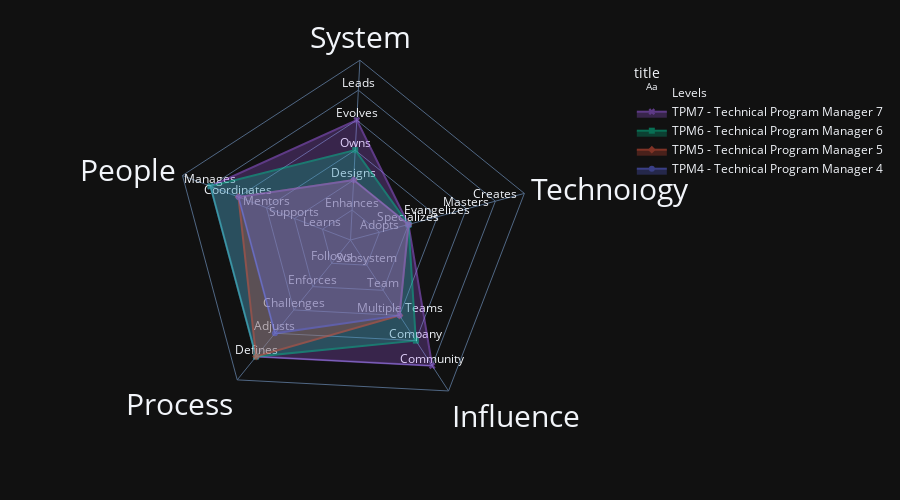

Notebook source saved alongside this figure:
### Code cell
fig = plot_engineering_ladders(technical_program_manager_levels, template="plotly_dark", height=500, symbol="title")
fig

### Figure 1 — Plotly figure (JSON) as saved in the notebook; plotly's stock layout.template omitted (floating-point values rounded to 4 significant figures)
{"data": [{"hovertemplate": ["Actively learns and adopts the technology and tools defined by the team", "Is the go-to person for one or more technologies and takes initiative to learn new ones", "Researches, creates proofs of concept and introduces new technologies to the team", "Has very deep knowledge about the whole technology stack of the system", "Designs and creates new technologies that are widely used either by internal or external teams", "Successfully pushes new features and bug fixes to improve and extend the system", "Designs and implements medium to large size features while reducing the system’s tech debt", "Owns the production operation and monitoring of the system and is aware of its SLAs", "Evolves the architecture to support future requirements and defines its SLAs", "Leads the technical excellence of the system and creates plans to mitigate outages", "Quickly learns from others and consistently steps up when it is required", "Proactively supports other team members and helps them to be successful", "Mentors others to accelerate their career-growth and encourages them to participate", "Coordinates team members providing effective feedback and moderating discussions", "Manages the team members’ career, expectations, performance and level of happiness", "Follows the team processes, delivering a consistent flow of features to production", "Enforces the team processes, making sure everybody understands the benefits and tradeoffs", "Challenges the team processes, looking for ways to improve them", "Adjusts the team processes, listening to feedback and guiding the team through the changes", "Defines the right processes for the team’s maturity level, balancing agility and discipline", "Makes an impact on one or more subsystems", "Makes an impact on the whole team, not just on specific parts of it", "Makes an impact not only his/her team but also on other teams", "Makes an impact on the whole tech organization", "Makes an impact on the tech community"], "mode": "text", "name": "Levels", "r": [1, 2, 3, 4, 5, 1, 2, 3, 4, 5, 1, 2, 3, 4, 5, 1, 2, 3, 4, 5, 1, 2, 3, 4, 5], "text": ["Adopts", "Specializes", "Evangelizes", "Masters", "Creates", "Enhances", "Designs", "Owns", "Evolves", "Leads", "Learns", "Supports", "Mentors", "Coordinates", "Manages", "Follows", "Enforces", "Challenges", "Adjusts", "Defines", "Subsystem", "Team", "Multiple Teams", "Company", "Community"], "textposition": "top center", "theta": ["Technology", "Technology", "Technology", "Technology", "Technology", "System", "System", "System", "System", "System", "People", "People", "People", "People", "People", "Process", "Process", "Process", "Process", "Process", "Influence", "Influence", "Influence", "Influence", "Influence"], "type": "scatterpolar"}, {"customdata": [["Is the go-to person for one or more technologies and takes initiative to learn new ones"], ["Evolves the architecture to support future requirements and defines its SLAs"], ["Manages the team members’ career, expectations, performance and level of happiness"], ["Defines the right processes for the team’s maturity level, balancing agility and discipline"], ["Makes an impact on the tech community"], ["Is the go-to person for one or more technologies and takes initiative to learn new ones"]], "fill": "toself", "hovertemplate": "<b>%{hovertext}</b><br><br>title=TPM7 - Technical Program Manager 7<br>value=%{r}<br>axis=%{theta}<br>description=%{customdata[0]}<extra></extra>", "hovertext": ["SPECIALIZES", "EVOLVES", "MANAGES", "DEFINES", "COMMUNITY", "SPECIALIZES"], "legendgroup": "TPM7 - Technical Program Manager 7", "line": {"color": "#ab63fa", "dash": "solid"}, "marker": {"symbol": "x"}, "mode": "lines+markers", "name": "TPM7 - Technical Program Manager 7", "opacity": 0.5, "r": [2, 4, 5, 5, 5, 2], "showlegend": true, "subplot": "polar", "theta": ["Technology", "System", "People", "Process", "Influence", "Technology"], "type": "scatterpolar"}, {"customdata": [["Is the go-to person for one or more technologies and takes initiative to learn new ones"], ["Owns the production operation and monitoring of the system and is aware of its SLAs"], ["Manages the team members’ career, expectations, performance and level of happiness"], ["Defines the right processes for the team’s maturity level, balancing agility and discipline"], ["Makes an impact on the whole tech organization"], ["Is the go-to person for one or more technologies and takes initiative to learn new ones"]], "fill": "toself", "hovertemplate": "<b>%{hovertext}</b><br><br>title=TPM6 - Technical Program Manager 6<br>value=%{r}<br>axis=%{theta}<br>description=%{customdata[0]}<extra></extra>", "hovertext": ["SPECIALIZES", "OWNS", "MANAGES", "DEFINES", "COMPANY", "SPECIALIZES"], "legendgroup": "TPM6 - Technical Program Manager 6", "line": {"color": "#00cc96", "dash": "solid"}, "marker": {"symbol": "square"}, "mode": "lines+markers", "name": "TPM6 - Technical Program Manager 6", "opacity": 0.5, "r": [2, 3, 5, 5, 4, 2], "showlegend": true, "subplot": "polar", "theta": ["Technology", "System", "People", "Process", "Influence", "Technology"], "type": "scatterpolar"}, {"customdata": [["Is the go-to person for one or more technologies and takes initiative to learn new ones"], ["Designs and implements medium to large size features while reducing the system’s tech debt"], ["Coordinates team members providing effective feedback and moderating discussions"], ["Defines the right processes for the team’s maturity level, balancing agility and discipline"], ["Makes an impact not only his/her team but also on other teams"], ["Is the go-to person for one or more technologies and takes initiative to learn new ones"]], "fill": "toself", "hovertemplate": "<b>%{hovertext}</b><br><br>title=TPM5 - Technical Program Manager 5<br>value=%{r}<br>axis=%{theta}<br>description=%{customdata[0]}<extra></extra>", "hovertext": ["SPECIALIZES", "DESIGNS", "COORDINATES", "DEFINES", "MULTIPLE_TEAMS", "SPECIALIZES"], "legendgroup": "TPM5 - Technical Program Manager 5", "line": {"color": "#EF553B", "dash": "solid"}, "marker": {"symbol": "diamond"}, "mode": "lines+markers", "name": "TPM5 - Technical Program Manager 5", "opacity": 0.5, "r": [2, 2, 4, 5, 3, 2], "showlegend": true, "subplot": "polar", "theta": ["Technology", "System", "People", "Process", "Influence", "Technology"], "type": "scatterpolar"}, {"customdata": [["Is the go-to person for one or more technologies and takes initiative to learn new ones"], ["Designs and implements medium to large size features while reducing the system’s tech debt"], ["Coordinates team members providing effective feedback and moderating discussions"], ["Adjusts the team processes, listening to feedback and guiding the team through the changes"], ["Makes an impact not only his/her team but also on other teams"], ["Is the go-to person for one or more technologies and takes initiative to learn new ones"]], "fill": "toself", "hovertemplate": "<b>%{hovertext}</b><br><br>title=TPM4 - Technical Program Manager 4<br>value=%{r}<br>axis=%{theta}<br>description=%{customdata[0]}<extra></extra>", "hovertext": ["SPECIALIZES", "DESIGNS", "COORDINATES", "ADJUSTS", "MULTIPLE_TEAMS", "SPECIALIZES"], "legendgroup": "TPM4 - Technical Program Manager 4", "line": {"color": "#636efa", "dash": "solid"}, "marker": {"symbol": "circle"}, "mode": "lines+markers", "name": "TPM4 - Technical Program Manager 4", "opacity": 0.5, "r": [2, 2, 4, 4, 3, 2], "showlegend": true, "subplot": "polar", "theta": ["Technology", "System", "People", "Process", "Influence", "Technology"], "type": "scatterpolar"}], "layout": {"height": 500, "legend": {"title": {"text": "title"}, "tracegroupgap": 0}, "margin": {"t": 60}, "polar": {"angularaxis": {"rotation": 15, "tickfont": {"size": 30}}, "domain": {"x": [0, 1], "y": [0, 1]}, "gridshape": "linear", "radialaxis": {"dtick": 1, "range": [0, 6], "showline": false, "showticklabels": false, "visible": true}}}}
